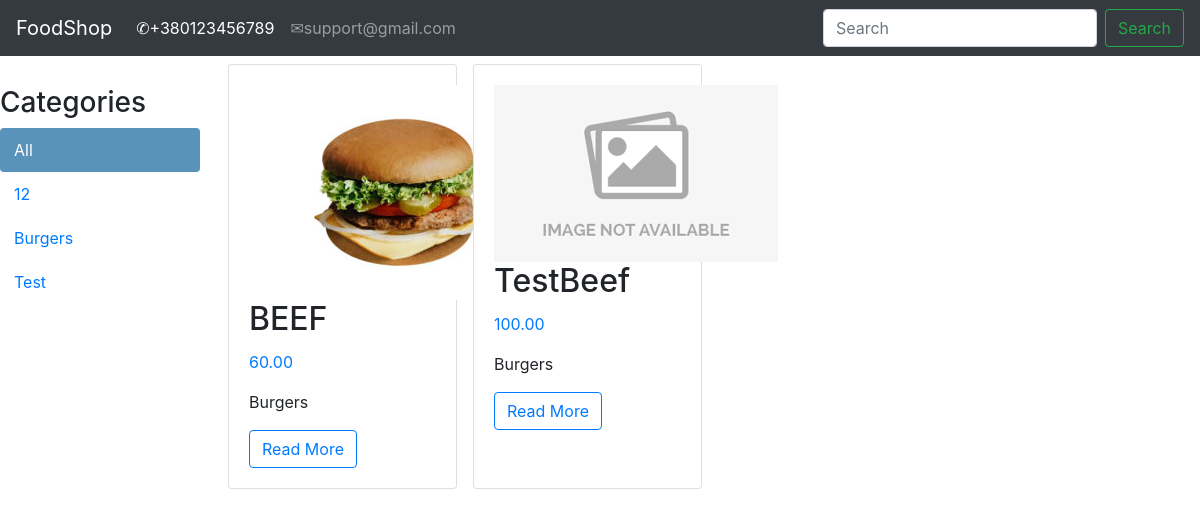
Before: / with the older database file.
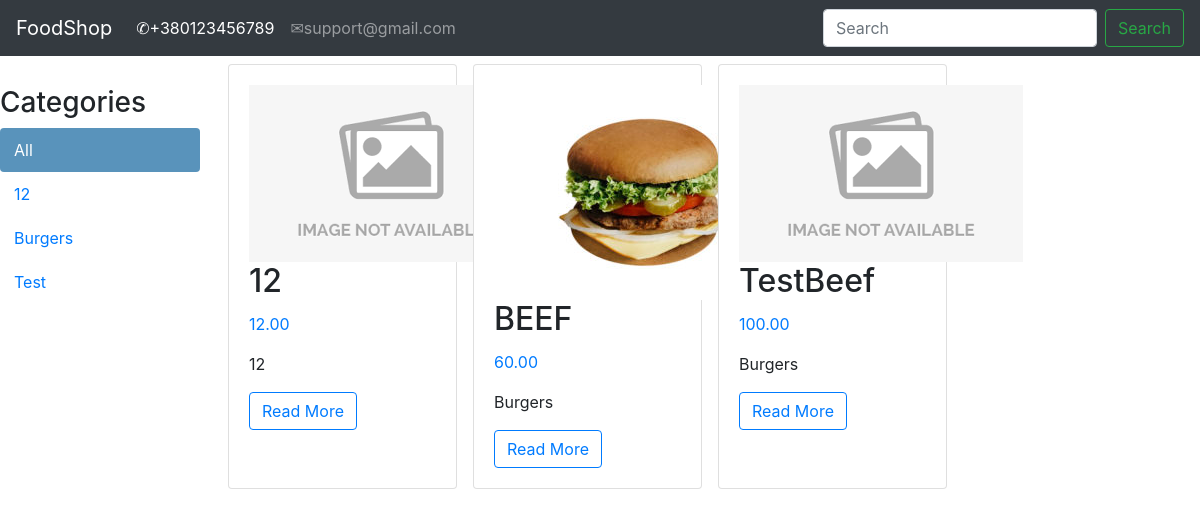
After: the same page with the newer database file.
### shop/models.py (models this page shows, shortened)
class Category(models.Model):
    name = models.CharField(max_length=150, db_index=True)
    slug = models.SlugField(max_length=150, db_index=True, unique=True)
    class Meta:
        ordering = ('name',)
        default_related_name = "category"
    def __str__(self):
        return self.name

class Product(models.Model):
    category = models.ForeignKey(Category, on_delete=models.CASCADE)
    name = models.CharField(max_length=150, db_index=True)
    slug = models.SlugField(max_length=150, db_index=True)
    image = models.ImageField(upload_to='image_products/%Y/%d/%m', default='image_products/no_img.png')
    description = models.TextField(blank=True)
    price = models.DecimalField(max_digits=10, decimal_places=2)
    available = models.BooleanField(default=True)
    created = models.DateTimeField(auto_now_add=True)
    updated = models.DateTimeField(auto_now=True)
    objects = ProductManager()
    class Meta:
        ordering = ('name',)
        index_together = (('id', 'slug'),)
        default_related_name = "products"

### shop/views.py (the view, shortened to what this page needs)
# urls.py: path('', ProductListView.as_view(), name='product_list'),
class ProductListView(ListView):
    context_object_name = 'product_list'
    queryset = Product.objects.available()
    template_name = 'shop/index.html'
    def get_context_data(self, **kwargs):
        context = super(ProductListView, self).get_context_data(**kwargs)
        context['categories'] = Category.objects.all()
        return context

### templates/shop/index.html (shortened to what this page needs)
{% extends 'shop/base.html' %}
{% block context %}
<body>
<div id="sidebar">
        <h3>Categories</h3>
        <ul>
            <li {% if not category %}class="selected"{% endif %}>
                <a href="http://127.0.0.1:8000">All</a>
            </li>
            {% for c in categories %}
                <li {% if category.slug == c.slug %}class="selected"{% endif %}>
                    <a href="http://127.0.0.1:8000/{{ c.slug }}/">{{ c.name }}</a>
                </li>
            {% endfor %}
        </ul>
    </div>
<div class="row">
      {% for product in product_list %}
        <div class="post-item col-12 col-sm-6 col-md-6 col-lg-3 p-2">
          <div class="card h-100">
            <div class="card-body">
              <img src="{{ product.image.url }}">
              <h2 class="card-title">{{ product.name }}</h2>
              <p class="text-primary"> {{ product.price}}</p>
              <p  class="card-text">{{product.category|safe | truncatewords:10 }}</p>
              <a href="{% url 'product_detail' product.slug  %}" class="btn btn-outline-primary">Read More</a>
              </div>
          </div>
        </div>
      {% endfor %}
    </div>
</body>
</html>
{% endblock context %}

### templates/shop/base.html (shortened to what this page needs)
<!doctype html>
<html lang="en">
<head>
    <link rel="stylesheet" href="https://maxcdn.bootstrapcdn.com/bootstrap/4.0.0/css/bootstrap.min.css">
</head>
<body>
<nav class="navbar navbar-expand-lg navbar-dark bg-dark">
  <a class="navbar-brand" href="http://127.0.0.1:8000">FoodShop</a>
  <div class="collapse navbar-collapse" id="navbarSupportedContent">
    <ul class="navbar-nav mr-auto">
      <li class="nav-item active">
        <a class="nav-link" href="#">&#9990;+380123456789<span class="sr-only">(current)</span></a>
      </li>
      <li class="nav-item">
        <a class="nav-link" href="#">&#9993;support@gmail.com</a>
      </li>
    </ul>
    <form class="form-inline my-2 my-lg-0">
      <input class="form-control mr-sm-2" type="search" placeholder="Search" aria-label="Search">
      <button class="btn btn-outline-success my-2 my-sm-0" type="submit">Search</button>
    </form>
  </div>
</nav>
{% block context %}
{% endblock context %}
{% load static %}
</body>
</html>

### templates/shop/base.html (style rules this page uses)
html { overflow-x: hidden; }

### templates/shop/index.html (style rules this page uses)
#sidebar { width:220px; padding:30px 20px 0 0; float:left; }
#sidebar ul { margin:0; padding:0; }
#sidebar ul li { margin:0; list-style:none; padding:10px 14px; }
#sidebar ul li a { display:block; }
#sidebar ul li.selected { background:#5993bb; border-radius:4px; }
#sidebar ul li.selected a { color:#fff; }

Changed rows visible on the page:
added Product: image (placeholder picture), name "12", price "12.00", category "12"
